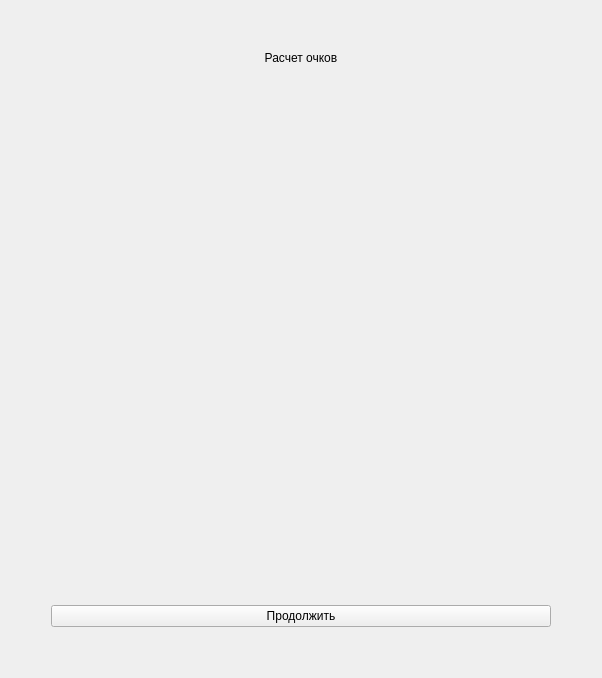
      <widget class="QWidget" name="page_7">
       <layout class="QGridLayout" name="gridLayout_8">
        <item row="0" column="0">
         <layout class="QVBoxLayout" name="verticalLayout_25">
          <item>
           <spacer name="verticalSpacer_17">
            <property name="orientation">
             <enum>Qt::Orientation::Vertical</enum>
            </property>
            <property name="sizeHint" stdset="0">
             <size>
              <width>20</width>
              <height>40</height>
             </size>
            </property>
           </spacer>
          </item>
          <item>
           <layout class="QHBoxLayout" name="horizontalLayout_8">
            <item>
             <spacer name="horizontalSpacer_15">
              <property name="orientation">
               <enum>Qt::Orientation::Horizontal</enum>
              </property>
              <property name="sizeHint" stdset="0">
               <size>
                <width>40</width>
                <height>20</height>
               </size>
              </property>
             </spacer>
            </item>
            <item>
             <layout class="QVBoxLayout" name="verticalLayout_21">
              <property name="spacing">
               <number>20</number>
              </property>
              <item>
               <widget class="QLabel" name="lblScoreHeader">
                <property name="sizePolicy">
                 <sizepolicy hsizetype="Preferred" vsizetype="Preferred">
                  <horstretch>0</horstretch>
                  <verstretch>0</verstretch>
                 </sizepolicy>
                </property>
                <property name="text">
                 <string>Расчет очков</string>
                </property>
                <property name="alignment">
                 <set>Qt::AlignmentFlag::AlignCenter</set>
                </property>
               </widget>
              </item>
              <item>
               <widget class="QWidget" name="scoreArea" native="true">
                <property name="minimumSize">
                 <size>
                  <width>500</width>
                  <height>500</height>
                 </size>
                </property>
               </widget>
              </item>
              <item>
               <widget class="QPushButton" name="btnContinue">
                <property name="text">
                 <string>Продолжить</string>
                </property>
               </widget>
              </item>
             </layout>
            </item>
            <item>
             <spacer name="horizontalSpacer_16">
              <property name="orientation">
               <enum>Qt::Orientation::Horizontal</enum>
              </property>
              <property name="sizeHint" stdset="0">
               <size>
                <width>40</width>
                <height>20</height>
               </size>
              </property>
             </spacer>
            </item>
           </layout>
          </item>
          <item>
           <spacer name="verticalSpacer_18">
            <property name="orientation">
             <enum>Qt::Orientation::Vertical</enum>
            </property>
            <property name="sizeHint" stdset="0">
             <size>
              <width>20</width>
              <height>40</height>
             </size>
            </property>
           </spacer>
          </item>
         </layout>
        </item>
       </layout>
      </widget>
